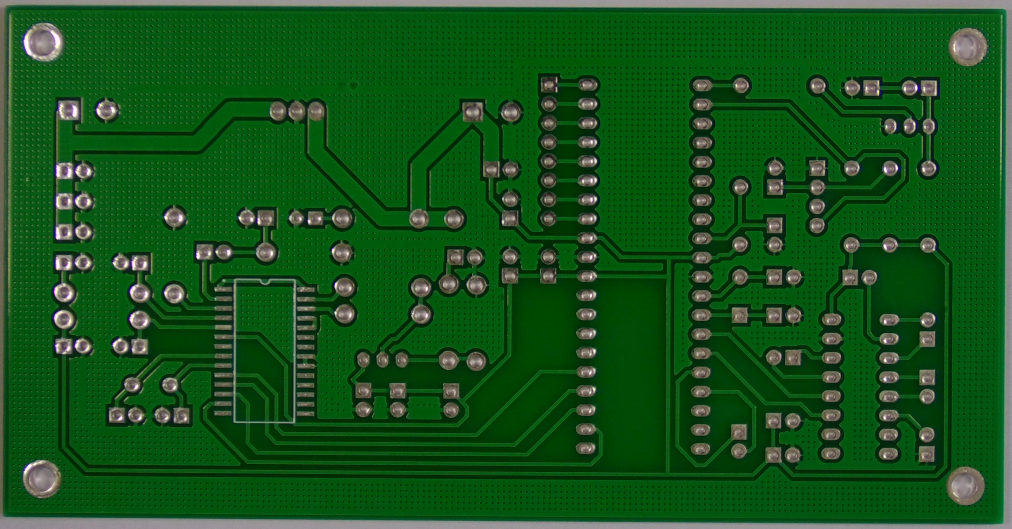
#> input picture GoruntuIslemeFinal/PCB_DATASET/Reference/01.JPG, 3034 x 1586 px, found by its file name (shown at 1/3 size)
$ python pcb.py
#> lines starting #> are read from the running program, lines starting #| are printed output that depends on the picture
import cv2
import numpy as np
import matplotlib.pyplot as plt
import os
import xml.etree.ElementTree as ET

class PCBDevre_hata_tespit:
    def __init__(self, referans_yolu, test_yolu, xml_yolu):
        self.referans_yolu = referans_yolu
        self.test_yolu = test_yolu
        self.xml_yolu = xml_yolu
        self.referans_resmi, self.test_resmi = self.resimleri_yukle()
        self.test_resmi_adi = os.path.basename(test_yolu)

        # XML dosyasındaki etiketleri yükle
        self.kusur_etiketleri = self.xml_etiketlerini_yukle()


    def xml_etiketlerini_yukle(self):
        # XML dosyasını yükleyip etiketleri çıkar
        tree = ET.parse(self.xml_yolu)
        root = tree.getroot()
        kusur_etiketleri = []
        for object in root.findall('object'):
            name = object.find('name').text
            bndbox = object.find('bndbox')
            x_min = int(bndbox.find('xmin').text)
            y_min = int(bndbox.find('ymin').text)
            x_max = int(bndbox.find('xmax').text)
            y_max = int(bndbox.find('ymax').text)
            kusur_etiketleri.append((name, x_min, y_min, x_max, y_max))
        return kusur_etiketleri

    def resimleri_yukle(self):
        referans_resmi = cv2.imread(self.referans_yolu, cv2.IMREAD_GRAYSCALE)
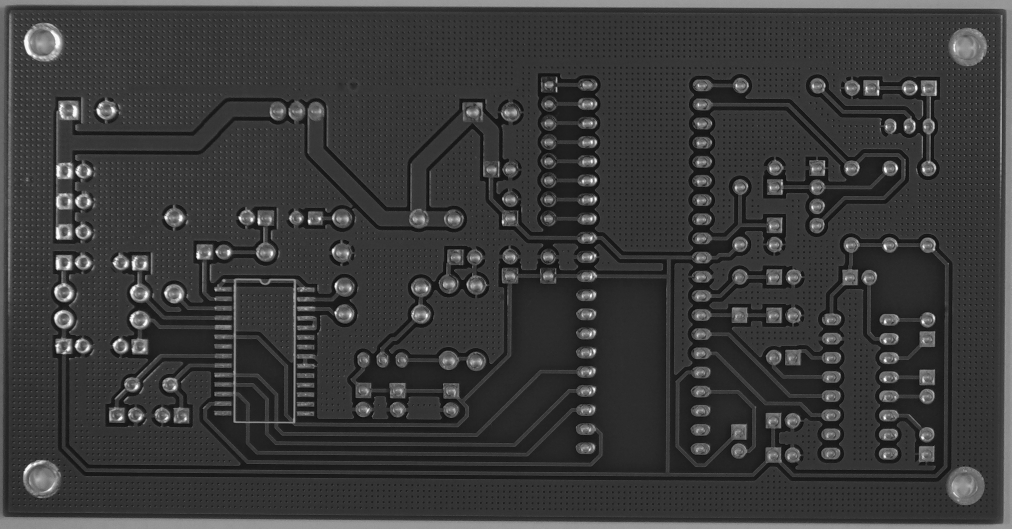
#> referans_resmi: shape (1586, 3034) (shown at 1/3 size); min 5, max 254, mean 58.2
        test_resmi = cv2.imread(self.test_yolu, cv2.IMREAD_GRAYSCALE)
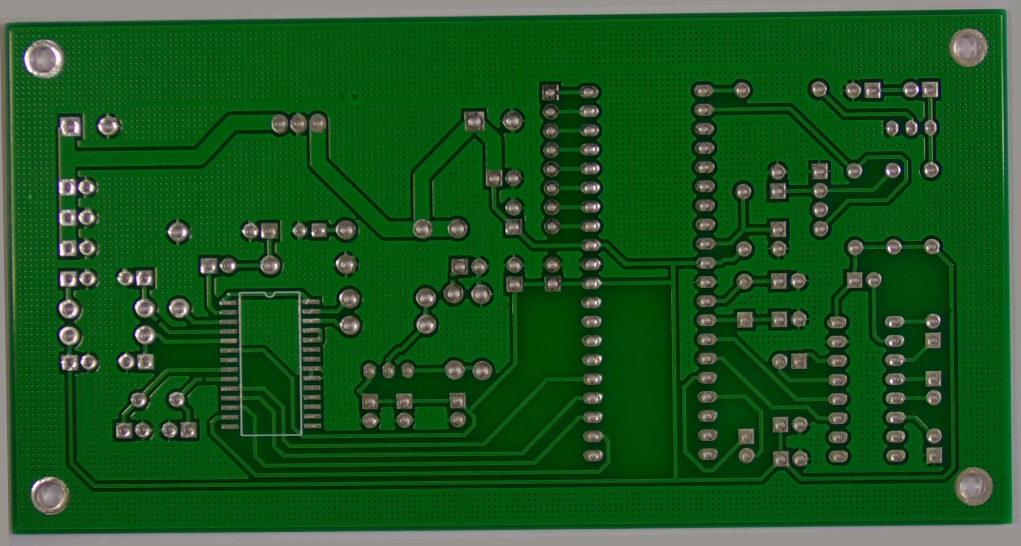
#> input picture GoruntuIslemeFinal/PCB_DATASET/rotation/Open_circuit_rotation/01_open_circuit_13.jpg, 3061 x 1638 px, found by its file name (shown at 1/3 size)
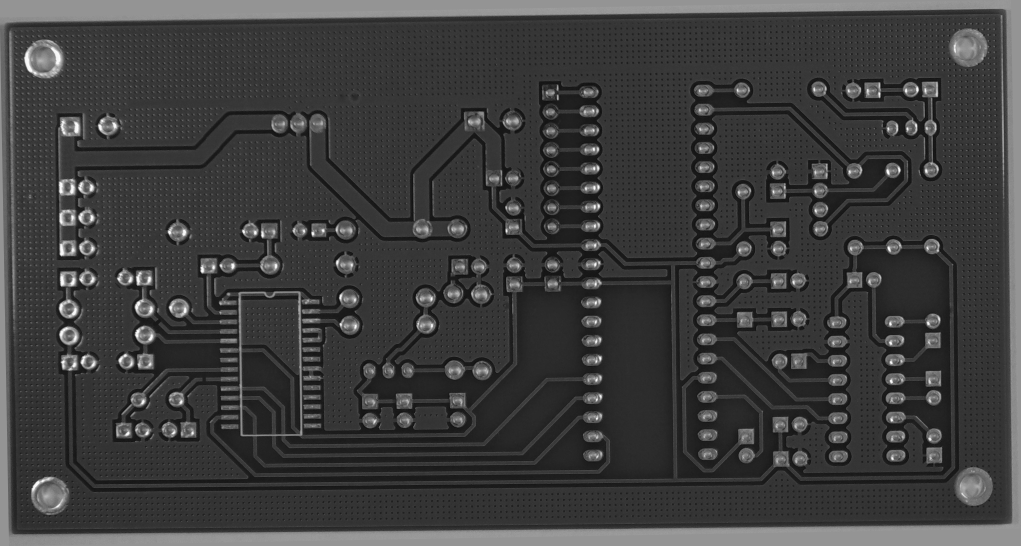
#> test_resmi: shape (1638, 3061) (shown at 1/3 size); min 8, max 255, mean 62
        return referans_resmi, test_resmi

    # [67 lines left out: functions anahtar_noktalari_tespit_et_ve_eslestir, resimleri_hizala, kusurlari_tespit_et, kusurlari_gorsellestir, not called in this run]

#> (the run stopped early here; a loop or call above may not have finished)
